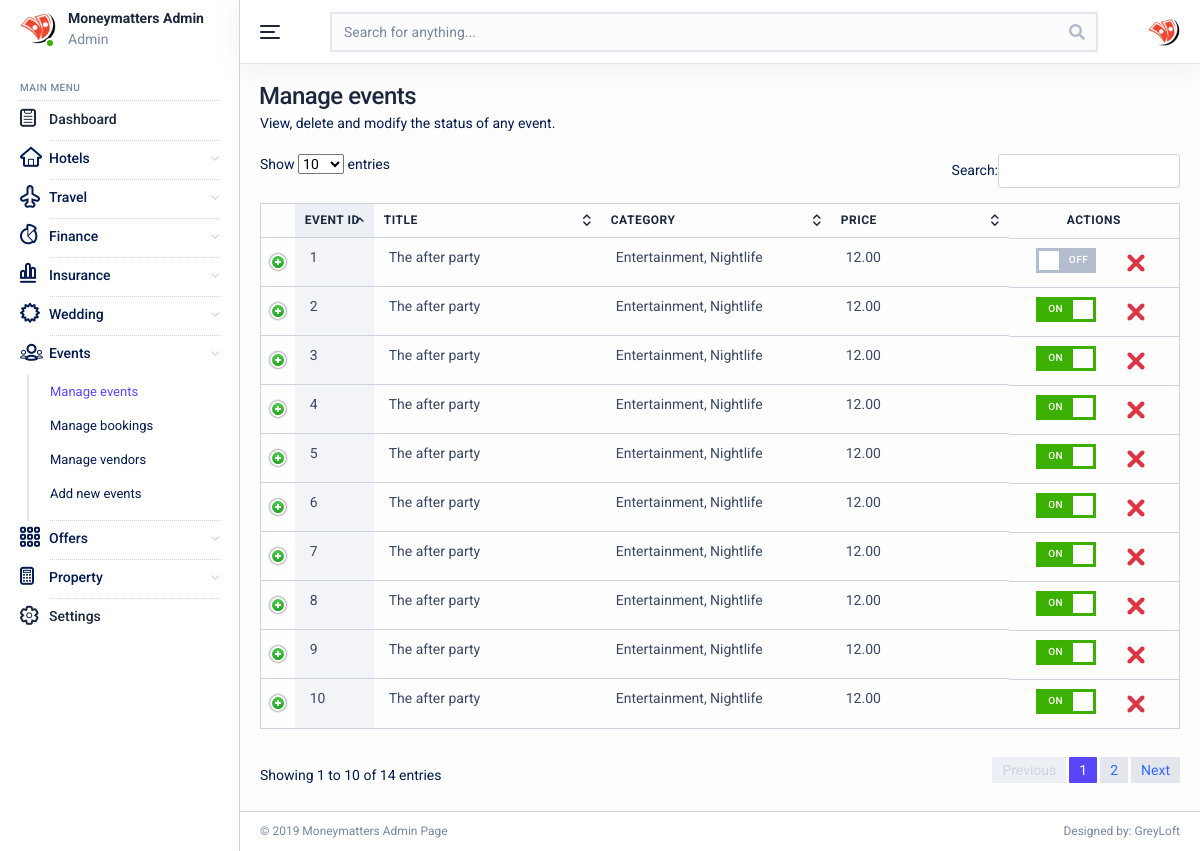
The app's page /superadmin/events/list.php with its own data.
### tables this page shows
CREATE TABLE IF NOT EXISTS `event` (
  `event_id` bigint(20) NOT NULL AUTO_INCREMENT,
  `vendor_id` bigint(20) NOT NULL,
  `title` longtext NOT NULL,
  `description` longtext NOT NULL,
  `category` json NOT NULL,
  `time` datetime NOT NULL,
  `guests` int(11) NOT NULL,
  `duration` int(11) NOT NULL,
  `price` decimal(10,2) NOT NULL,
  `pictures` json NOT NULL,
  `country` varchar(25) NOT NULL,
  `state` varchar(25) NOT NULL,
  `city` varchar(25) NOT NULL,
  `district` varchar(25) NOT NULL,
  `full_address` longtext NOT NULL,
  `views` bigint(20) NOT NULL,
  `status` tinyint(4) NOT NULL,
  `date` datetime NOT NULL,
  PRIMARY KEY (`event_id`)
);

### superadmin/events/list.php (the view, shortened to what this page needs)
<?php
  require_once('../../database.php');
  $sql = "SELECT * FROM `event` WHERE `status` != '-1'";
  $query = mysqli_query($database,$sql);
  $num = mysqli_num_rows($query);
  $result = array();
  if($num > 0){
    while($rows = mysqli_fetch_array($query,MYSQLI_ASSOC)){
      array_push($result,$rows);
      $result[count($result) - 1]['category'] = json_decode($rows['category'],true);
      $result[count($result) - 1]['pictures'] = json_decode($rows['pictures'],true);
    }
  }
?>
<!DOCTYPE html>
<html lang="en">
  <head>
    <link href="../../lib/fontawesome-free/css/all.min.css" rel="stylesheet">
    <link href="../../lib/ionicons/css/ionicons.min.css" rel="stylesheet">
    <link href="../../lib/typicons.font/typicons.css" rel="stylesheet">
    <link href="../../lib/morris.js/morris.css" rel="stylesheet">
    <link href="../../lib/flag-icon-css/css/flag-icon.min.css" rel="stylesheet">
    <link href="../../lib/jqvmap/jqvmap.min.css" rel="stylesheet">
    <link rel="stylesheet" href="../../css/azia.css">
  </head>
  <body class="az-body az-body-sidebar">
    <?php
      require_once('../sidebar.php');
    ?>
    <div class="az-content az-content-dashboard-two">
    <?php
      require_once('../header.php');
    ?>
    <div class="az-content-header d-block d-md-flex">
        <div>
          <h2 class="az-content-title tx-24 mg-b-5 mg-b-lg-8">Manage events</h2>
          <p class="mg-b-0">View, delete and modify the status of any event.</p>
        </div>
      </div>
      <div class="az-content-body">
<div id="deletemodal" class="modal" style="display:none;">
  <div class="modal-dialog modal-sm" role="document">
  </div>
</div>
        <?php
          if(isset($result) && is_array($result)){
            echo <<<EOT
            <table id="eventList" class="table" style="width: 100%;">
              <thead>
                <tr role="row">
                  <th rowspan="1" colspan="1" style="width: 1%;"></th>
                  <th rowspan="1" colspan="1" style="width: 10%;">Event ID</th>
                  <th rowspan="1" colspan="1" style="width: 25%;">Title</th>
                  <th rowspan="1" colspan="1" style="width: 25%;">Category</th>
                  <th rowspan="1" colspan="1" style="width: 20%;">Price</th>
                  <th rowspan="1" colspan="1" style="width: 20%; text-align:center;">Actions</th>
                </tr>
              </thead>
              <tbody>
EOT;
            for($i = 0; $i < count($result); $i++){
              $event = json_encode($result[$i]);
              $status = $result[$i]['status'] == 1 ? 'on' : '';
              $category = '';
              for($j = 0; $j < count($result[$i]['category']); $j++){
                $append = $j != count($result[$i]['category']) - 1 ? ', ' : '';
                $category .= $result[$i]['category'][$j].$append;
              }
              echo <<<EOT
              <tr>
                <td class="details-control" data-event='{$event}' style="cursor:pointer;background:url('../../img/details_open.png') no-repeat center center;"></td>
                <td>{$result[$i]['event_id']}</td>
                <td>{$result[$i]['title']}</td>
                <td>{$category}</td>
                <td>{$result[$i]['price']}</td>
                <td style="display:flex;justify-content:space-around;align-items:flex-start">
                  <div class="az-toggle az-toggle-success switchstatus {$status}" data-id="{$result[$i]['event_id']}"><span></span></div>
                  <img src="../../img/cancel.svg" class="deleterow" data-toggle="modal" data-target="#deletemodal" style="cursor:pointer;" data-id="{$result[$i]['event_id']}" width="30px"/>
                </td>
            </tr>
EOT;
            }
            echo <<<EOT
            </tbody>
            </table>
EOT;
          }
          ?>
      </div>
      <div class="az-footer ht-40">
        <div class="container-fluid pd-t-0-f ht-100p">
          <span>&copy; 2019 Moneymatters Admin Page</span>
          <span>Designed by: GreyLoft</span>
        </div>
      </div>
    </div>
  </body>
</html>

### records on screen
event: event_id "1", title "The after party", category "Entertainment, Nightlife", price "12.00", status 0 (drawn)
event: event_id "3", title "The after party", category "Entertainment, Nightlife", price "12.00", status 1 (drawn)
event: event_id "4", title "The after party", category "Entertainment, Nightlife", price "12.00", status 1 (drawn)
event: event_id "5", title "The after party", category "Entertainment, Nightlife", price "12.00", status 1 (drawn)
event: event_id "6", title "The after party", category "Entertainment, Nightlife", price "12.00", status 1 (drawn)
event: event_id "7", title "The after party", category "Entertainment, Nightlife", price "12.00", status 1 (drawn)
event: event_id "8", title "The after party", category "Entertainment, Nightlife", price "12.00", status 1 (drawn)
event: event_id "9", title "The after party", category "Entertainment, Nightlife", price "12.00", status 1 (drawn)
event: event_id "10", title "The after party", category "Entertainment, Nightlife", price "12.00", status 1 (drawn)

### other values on screen
$key "Hotels Travel Finance Insurance Wedding Events Offers Property"
$title "Manage events"
$title "Manage bookings"
$title "Manage vendors"
$title "Add new events"
$result[$i]['event_id'] "2"
$result[$i]['title'] "The after party"
$category "Entertainment, Nightlife"
$result[$i]['price'] "12.00"
